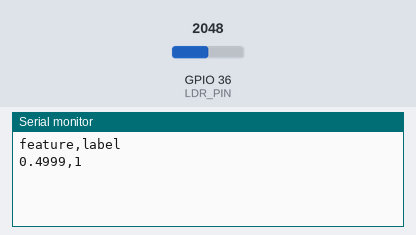
Bench run of a sketch on a simulated ESP32. Shown: the last lines printed to the serial monitor. Inputs (shaded band) come from the test bench; at power-on: GPIO 36 (LDR_PIN) = 2048 (analog values on the 0–4095 scale).

Above: at 1.2 s.
1.3 s: GPIO 36 (LDR_PIN) set to 2866
At 2.6 s:
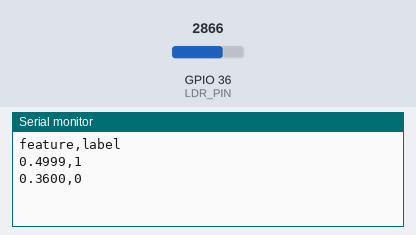
2.8 s: GPIO 36 (LDR_PIN) set to 3603
At 3.4 s:
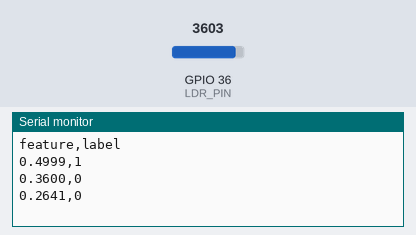
Timing chart, 0 to 5.8 s (numbered marks = the images above; inputs shaded):
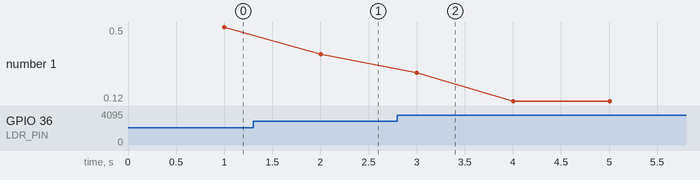

Measured:
- after the input at 1.3 s, the serial monitor: prints a new line after 0.70 s (image 1)
- after the input at 2.8 s, the serial monitor: prints a new line after 0.20 s (image 2)
- plotted number 1: 0.5 → 0.36 after the input at 1.3 s, 0.36 → 0.12 after the input at 2.8 s

The sketch:

sketch.ino
```cpp
/*
 * Parte 1b — media, limitacao de faixa, normalizacao e limiar.
 *
 * Entrada: fotoresistor Wokwi no GPIO36, conforme diagram.json. Neste
 * modulo a tensao AO diminui quando a iluminancia aumenta, entao a
 * normalizacao e invertida para manter 0=escuro e 1=claro.
 * A saida serial e CSV: feature,label, uma janela de 10 leituras
 * a cada 100 ms (aproximadamente 1 s).
 *
 * label 0: feature < 0.45 (escuro)
 * label 1: feature >= 0.45 (claro)
 */

static const int LDR_PIN = 36;
static const int JANELA = 10;
static const unsigned long PERIODO_MS = 100;
static const float ESCALA_ADC = 4095.0f;
static const float LIMIAR = 0.45f;

void setup() {
  Serial.begin(115200);
  analogReadResolution(12);
  analogSetPinAttenuation(LDR_PIN, ADC_11db);
  Serial.println("feature,label");
}

void loop() {
  long soma = 0;

  for (int i = 0; i < JANELA; i++) {
    int bruto = analogRead(LDR_PIN);
    if (bruto < 0) {
      bruto = 0;
    } else if (bruto > 4095) {
      bruto = 4095;
    }
    soma += bruto;
    delay(PERIODO_MS);
  }

  float media = (float)soma / (float)JANELA;
  if (media < 0.0f) {
    media = 0.0f;
  } else if (media > ESCALA_ADC) {
    media = ESCALA_ADC;
  }

  float feature = 1.0f - (media / ESCALA_ADC);
  int label = (feature < LIMIAR) ? 0 : 1;

  Serial.print(feature, 4);
  Serial.print(',');
  Serial.println(label);
}
```
